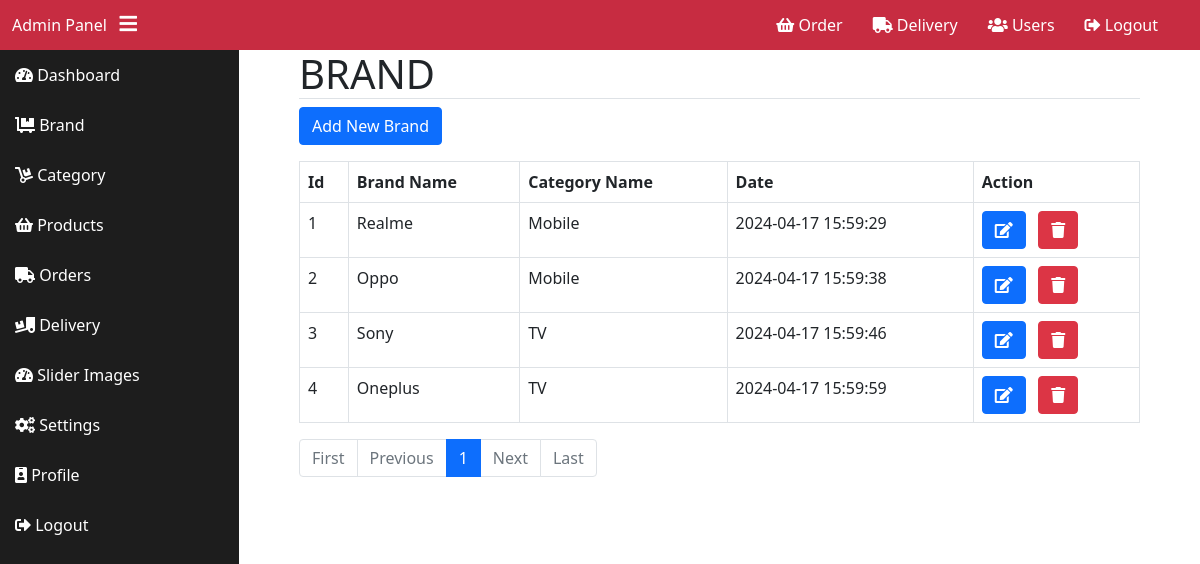
Screenshot of /admin/brand.php with the database file from the repository.
### tables this page shows
CREATE TABLE `brand` (
  `brand_id` int(11) NOT NULL,
  `brand_name` varchar(255) NOT NULL,
  `brand_slug_url` text NOT NULL,
  `brand_category_id` varchar(50) NOT NULL,
  `brand_created_at` varchar(50) NOT NULL
);

CREATE TABLE `category` (
  `category_id` int(11) NOT NULL,
  `category_name` varchar(255) NOT NULL,
  `category_slug_url` text NOT NULL,
  `cat_created_at` timestamp NOT NULL DEFAULT current_timestamp() ON UPDATE current_timestamp()
);

### class/Db.php (called while the page is built)
<?php
class Db
{
    private $host = 'localhost';
    private $username = 'root';
    private $password = '';
    private $database = 'pdo_ecommerce_demo';
    public function __construct()
    {
        try {
            $dsn = "mysql:host={$this->host}; dbname={$this->database};";
            $option = array(PDO::ATTR_PERSISTENT);
            $this->db = new PDO($dsn, $this->username, $this->password, $option);
        } catch (PDOException $e) {
            echo "Connection Error:" . $e->getMessage();
        }
    }
}

### class/Crud.php (called while the page is built, shortened)
<?php
require_once "Db.php";
class Crud extends Db
{
    public function get($table_name, $offset, $records_per_page)
    {
        $sql = "SELECT * FROM $table_name LIMIT $offset, $records_per_page";
        $stmt = $this->db->prepare($sql);
        $stmt->execute();
        $result = $stmt->fetchAll(PDO::FETCH_ASSOC);
        return $result;
    }
    public function pagination($table_name, $no_of_records_per_page)
    {
        $query = "SELECT COUNT(*) FROM $table_name";
        $stmt = $this->db->prepare($query);
        $stmt->execute();
        $total_records = $stmt->fetchColumn();
        $total_pages = ceil($total_records / $no_of_records_per_page);
        return $total_pages;
    }
}

### admin/brand.php (the view, shortened to what this page needs)
<?php
require_once "includes/header.php";
require_once "../class/Crud.php";
$obj = new Crud();
$no_of_records_per_page = 10;
if (isset($_GET['pageno'])) {
    $pageno = $_GET['pageno'];
} else {
    $pageno = 1;
}
$offset = ($pageno - 1)  * $no_of_records_per_page;
?>
<div class="container">
    <section class="category-section px-5">
        <h1 class="text-uppercase border-bottom">Brand</h1>
        <button type="button" class="btn btn-primary shadow-none add_brand">
            Add New Brand
        </button>
        <table class="table table-bordered mt-3">
            <thead>
                <tr>
                    <th>Id</th>
                    <th>Brand Name</th>
                    <th>Category Name</th>
                    <th>Date</th>
                    <th>Action</th>
                </tr>
            </thead>
            <tbody>
                <?php
                foreach ($obj->get('brand LEFT JOIN category ON brand.brand_category_id = category.category_id', $offset, $no_of_records_per_page) as $row) {
                ?>
                    <tr id="brand_<?= $row['brand_id']; ?>">
                        <td><?= $row['brand_id']; ?></td>
                        <td><?= $row['brand_name']; ?></td>
                        <td><?= $row['category_name'] ?></td>
                        <td><?= $row['brand_created_at'] ?></td>
                        <td><button type="button" class="btn btn-primary shadow-none edit" id="<?= $row['brand_id']; ?>"><i class="fas fa-edit"></i></button>&nbsp;&nbsp;
                            <button type="button" class="btn btn-danger shadow-none delete" data-id="<?= $row['brand_id']; ?>"><i class="fas fa-trash"></i></button>
                        </td>
                    </tr>
                <?php
                }
                ?>
            </tbody>
        </table>
        <ul class="pagination">
            <li class="page-item <?= $pageno == 1 ? 'disabled' : '' ?>"><a class="page-link shadow-none" href="?pageno=1">First</a></li>
            <li class="page-item <?= $pageno <= 1 ? 'disabled' : '' ?>"><a class="page-link shadow-none" href="<?= $pageno <= 1 ? '#' : '?pageno=' . ($pageno - 1) ?>">Previous</a></li>
            <?php
            $total_pages = $obj->pagination('brand', $no_of_records_per_page);
            for ($i = 1; $i <= $total_pages; $i++) {
            ?>
                <li class="page-item <?= $pageno == $i ? 'active' : '' ?>"><a class="page-link shadow-none" href="?pageno=<?= $i ?>"><?= $i ?></a></li>
            <?php
            }
            ?>
            <li class="page-item <?= $pageno >= $total_pages ? 'disabled' : '' ?>"><a class="page-link shadow-none" href="<?= $pageno >= $total_pages ? '#' : '?pageno=' . ($pageno + 1) ?>">Next</a></li>
            <li class="page-item <?= $pageno >= $total_pages ? 'disabled' : '' ?>"><a class="page-link shadow-none" href="?pageno=<?= $total_pages ?>">Last</a></li>
        </ul>
    </section>
</div>
<?php
require_once "includes/footer.php";
?>

### admin/includes/header.php (shortened to what this page needs)
<!DOCTYPE html>
<html lang="en">
<head>
    <link rel="stylesheet" href="../css/font-awesome 5.15.4/css/all.min.css">
    <link rel="stylesheet" href="../css/bootstrap.min.css">
    <link rel="stylesheet" href="css/admin_panel.css">
</head>
<body>
    <header>
        <div class="container-fluid">
            <div class="header-content">
                <div class="side-head">
                    <span class="text-white">Admin Panel</span> &nbsp;
                    <i class="fas fa-bars menu-btn text-white"></i>
                </div>
                <div class="header-nav">
                    <ul>
                        <li>
                            <a href=""><i class="fas fa-shopping-basket"></i> Order</a>
                        </li>
                        <li>
                            <a href=""><i class="fas fa-truck"></i> Delivery</a>
                        </li>
                        <li>
                            <a href=""><i class="fas fa-users"></i> Users</a>
                        </li>
                        <li>
                            <a href=""><i class="fas fa-sign-out-alt"></i> Logout</a>
                        </li>
                    </ul>
                </div>
            </div>
        </div>
    </header>
    <div class="wrapper">
        <section class="sidebar">
            <ul class="nav-bar">
                <li><a href="index.php"><i class="fas fa-tachometer-alt"></i> <span class="text-link">Dashboard</span></a></li>
                <li><a href="brand.php"><i class="fas fa-dolly-flatbed"></i> <span class="text-link">Brand</span></a></li>
                <li><a href="category.php"><i class="fas fa-dolly"></i> <span class="text-link">Category</span></a></li>
                <li><a href="product.php"><i class="fas fa-shopping-basket"></i> <span class="text-link">Products</span></a></li>
                <li><a href=""><i class="fas fa-truck"></i> <span class="text-link">Orders</span></a></li>
                <li><a href=""><i class="fas fa-truck-loading"></i> <span class="text-link">Delivery</span></a></li>
                <li><a href=""><i class="fas fa-tachometer-alt"></i> <span class="text-link">Slider Images</span></a></li>
                <li><a href=""><i class="fas fa-cogs"></i> <span class="text-link">Settings</span></a></li>
                <li><a href=""><i class="fas fa-id-badge"></i> <span class="text-link">Profile</span></a></li>
                <li><a href=""><i class="fas fa-sign-out-alt"></i> <span class="text-link">Logout</span></a></li>
            </ul>
        </section>

### admin/includes/footer.php (shortened to what this page needs)
</div>
</body>
</html>

### admin/css/admin_panel.css (style rules this page uses)
header { width: 100%; height: 50px; line-height: 50px; background: #c72c41; }
.header-content { display: flex; justify-content: space-between; }
.header-content ul { display: flex; }
.header-content ul li { margin-right: 30px; list-style: none; }
.header-content ul li a { color: #fff; text-decoration: none; display: block; }
.menu-btn { font-size: 20px; cursor: pointer; }
.wrapper { display: flex; flex-wrap: nowrap; }
.sidebar { width: 300px; background: #1d1d1d; color: #fff; min-height: calc(100vh); }
.sidebar ul { padding-left: 0px !important; }
.sidebar .nav-bar li { list-style: none; height: 50px; line-height: 50px; padding-left: 15px; }
.sidebar .nav-bar li a { color: #fff; text-decoration: none; display: block; }

### rows the page displays
brand: brand_id "1", brand_name "Realme", category.category_name "Mobile", brand_created_at "2024-04-17 15:59:29"
brand: brand_id "2", brand_name "Oppo", category.category_name "Mobile", brand_created_at "2024-04-17 15:59:38"
brand: brand_id "3", brand_name "Sony", category.category_name "TV", brand_created_at "2024-04-17 15:59:46"
brand: brand_id "4", brand_name "Oneplus", category.category_name "TV", brand_created_at "2024-04-17 15:59:59"
